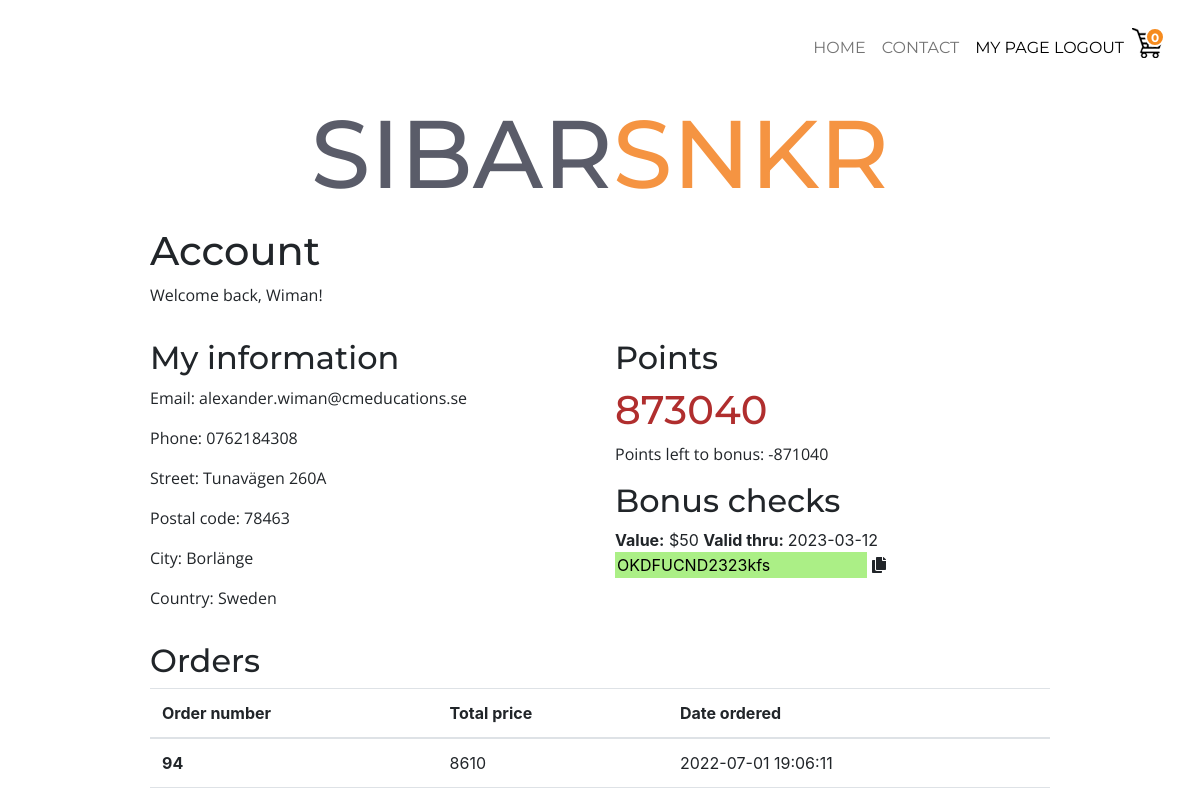
The app's page /account.php (signed in) with its own data.
### tables this page shows
CREATE TABLE `users` (
  `id` int(11) NOT NULL,
  `first_name` varchar(60) NOT NULL,
  `last_name` varchar(60) NOT NULL,
  `email` varchar(150) NOT NULL,
  `password` varchar(60) NOT NULL,
  `phone` varchar(60) NOT NULL,
  `street` varchar(255) NOT NULL,
  `postal_code` varchar(255) NOT NULL,
  `city` varchar(90) NOT NULL,
  `country` varchar(90) NOT NULL,
  `create_date` date NOT NULL,
  `points` varchar(50) DEFAULT NULL,
  `admin` varchar(9) NOT NULL
);

CREATE TABLE `orders` (
  `id` int(9) NOT NULL,
  `user_id` int(9) NOT NULL,
  `total_price` int(9) NOT NULL,
  `billing_full_name` varchar(150) NOT NULL,
  `billing_street` varchar(90) NOT NULL,
  `billing_postal_code` varchar(255) NOT NULL,
  `billing_city` varchar(90) NOT NULL,
  `billing_country` varchar(90) NOT NULL,
  `create_date` datetime NOT NULL DEFAULT CURRENT_TIMESTAMP,
  `points` int(11) NOT NULL
);

### public/account.php (the view, shortened to what this page needs)
<?php
	require('../src/config.php');
    require('../src/dbconnect.php');
$id = $_SESSION['id'];
$sql = "SELECT * FROM users WHERE id = $id";
$stmt = $dbconnect->query($sql);
$user = $stmt->fetch();
$pointsLeft = 2000 - $user['points'];
$sql = "SELECT * FROM orders WHERE user_id = 3";
$stmt = $dbconnect->query($sql);
$orders = $stmt->fetchAll();
?>
<?=template_header('Account')?>
    <h1>Account</h1>
    <p>Welcome back, <?=$_SESSION['name']?>!</p>
    <div class="row">
        <div class="col mb-5 mt-3 mb-lg-0">
            <h2>My information</h2>
            <p>Email: <?=htmlentities($user['email'])?></p>
            <p>Phone: <?=htmlentities($user['phone'])?></p>
            <p>Street: <?=htmlentities($user['street'])?></p>
            <p>Postal code: <?=htmlentities($user['postal_code'])?></p>
            <p>City: <?=htmlentities($user['city'])?></p>
            <p>Country: <?=htmlentities($user['country'])?></p>
        </div>
        <div class="col mb-5 mt-3 mb-lg-0">
            <h2>Points</h2>
            <h1 class="pointsRed"><?=htmlentities($user['points'])?></h1>
            <p>Points left to bonus: <?=$pointsLeft?></p>
            <h2>Bonus checks</h2>
            <b>Value:</b> $50 <b>Valid thru: </b> 2023-03-12<br />
            <input type="text" value="OKDFUCND2323kfs" style="border: none; background: #abef86;" id="myInput">
            <i class="fas fa-copy" onclick="myFunction()"></i>
        </div>
    </div>
    <div class="row">
        <div class="col mb-5 mt-3 mb-lg-0">
            <h2>Orders</h2>
            <table class="table">
                <thead>
                    <tr>
                    <th scope="col">Order number</th>
                    <th scope="col">Total price</th>
                    <th scope="col">Date ordered</th>
                    </tr>
                </thead>
                <tbody>
                    <?php foreach ($orders as $order): ?>
                    <tr>
                        <th scope="row"><?=$order['id']?></th>
                        <td><?=$order['total_price']?></td>
                        <td><?=$order['create_date']?></td>
                    </tr>
                    <?php endforeach; ?>
                </tbody>
            </table>
        </div>
    </div>
    </div>

### public/css/style.css (style rules this page uses)
h1 { font-family: "Montserrat", sans-serif; font-size: 98px; }
h2 { font-family: "Montserrat", sans-serif; }
p { font-family: "Open Sans", sans-serif; }
.pointsRed { color: #b02e2e; }

### records on screen
users: email "alexander.wiman@cmeducations.se", phone "0762184308", street "Tunavägen 260A", postal_code "78463", city "Borlänge", country "Sweden", points "873040", points "-871040"
orders: id "94", total_price "8610", create_date "2022-07-01 19:06:11"

### other values on screen
$num_items_in_cart "0"
$_SESSION['name'] "Wiman"
